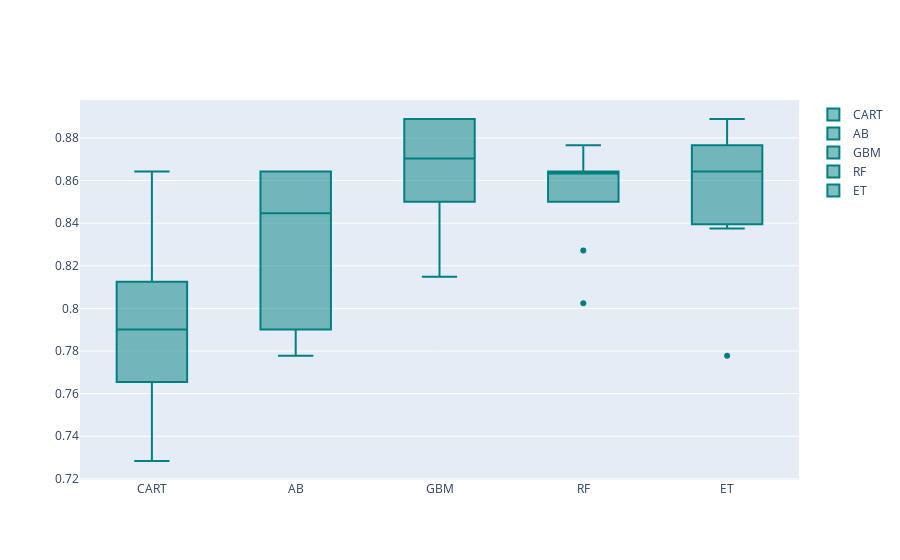

This figure's notebook cell:
### Code cell
models = GetBasedModel()
names,results = BasedLine2(X_train_1, y_train_1,models)
PlotBoxR().PlotResult(names,results)

### Figure 1 — Plotly figure (JSON) as saved in the notebook; plotly's stock layout.template omitted (floating-point values rounded to 4 significant figures)
{"data": [{"marker": {"color": "rgb(0, 128, 128)"}, "name": "CART", "type": "box", "y": [0.7901, 0.7284, 0.7901, 0.7654, 0.8148, 0.8642, 0.7901, 0.7284, 0.8, 0.8125]}, {"marker": {"color": "rgb(0, 128, 128)"}, "name": "AB", "type": "box", "y": [0.7901, 0.7901, 0.8642, 0.8642, 0.8642, 0.8519, 0.7778, 0.8642, 0.8375, 0.8375]}, {"marker": {"color": "rgb(0, 128, 128)"}, "name": "GBM", "type": "box", "y": [0.8889, 0.8148, 0.8889, 0.8765, 0.8642, 0.8889, 0.8272, 0.8642, 0.85, 0.8875]}, {"marker": {"color": "rgb(0, 128, 128)"}, "name": "RF", "type": "box", "y": [0.8765, 0.8025, 0.8642, 0.8642, 0.8642, 0.8642, 0.8272, 0.8519, 0.85, 0.8625]}, {"marker": {"color": "rgb(0, 128, 128)"}, "name": "ET", "type": "box", "y": [0.8765, 0.7778, 0.8889, 0.8642, 0.8519, 0.8765, 0.8395, 0.8642, 0.8375, 0.875]}], "layout": {}}
